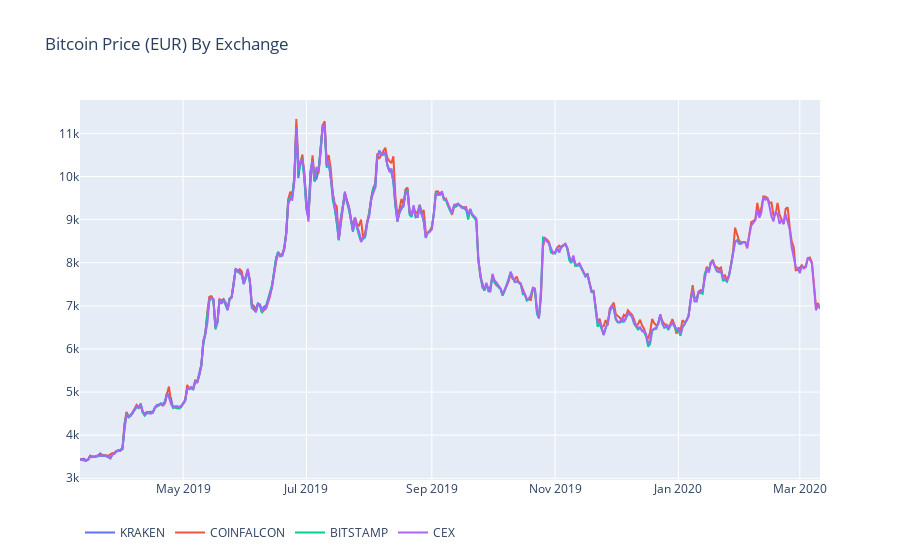

Notebook source saved alongside this figure:
### Code cell
# Plot the revised dataframe
df_scatter(btc_eur_datasets, 'Bitcoin Price (EUR) By Exchange')

### Figure 1 — Plotly figure (JSON) as saved in the notebook; plotly's stock layout.template omitted (floating-point values rounded to 4 significant figures; data arrays with more than 128 entries replaced by an {"elided": "..."} marker saying what was removed)
{"data": [{"name": "KRAKEN", "type": "scatter", "visible": true, "x": {"elided": "367 str values"}, "y": {"elided": "367 float values"}}, {"name": "COINFALCON", "type": "scatter", "visible": true, "x": {"elided": "367 str values"}, "y": {"elided": "367 float values"}}, {"name": "BITSTAMP", "type": "scatter", "visible": true, "x": {"elided": "367 str values"}, "y": {"elided": "367 float values"}}, {"name": "CEX", "type": "scatter", "visible": true, "x": {"elided": "367 str values"}, "y": {"elided": "367 float values"}}], "layout": {"legend": {"orientation": "h"}, "title": {"text": "Bitcoin Price (EUR) By Exchange"}, "xaxis": {"type": "date"}, "yaxis": {"showticklabels": true, "title": {"text": ""}, "type": "linear"}}}
